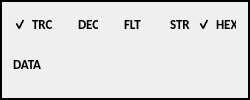
               <widget class="QFrame" name="frame_4">
                <property name="maximumSize">
                 <size>
                  <width>250</width>
                  <height>800</height>
                 </size>
                </property>
                <property name="font">
                 <font>
                  <family>Calibri</family>
                  <pointsize>10</pointsize>
                 </font>
                </property>
                <property name="frameShape">
                 <enum>QFrame::WinPanel</enum>
                </property>
                <property name="frameShadow">
                 <enum>QFrame::Plain</enum>
                </property>
                <property name="lineWidth">
                 <number>4</number>
                </property>
                <property name="midLineWidth">
                 <number>4</number>
                </property>
                <layout class="QGridLayout" name="gridLayout_6">
                 <item row="0" column="0">
                  <widget class="QCheckBox" name="chk_trace">
                   <property name="sizePolicy">
                    <sizepolicy hsizetype="Preferred" vsizetype="Fixed">
                     <horstretch>0</horstretch>
                     <verstretch>0</verstretch>
                    </sizepolicy>
                   </property>
                   <property name="minimumSize">
                    <size>
                     <width>40</width>
                     <height>0</height>
                    </size>
                   </property>
                   <property name="maximumSize">
                    <size>
                     <width>40</width>
                     <height>16777215</height>
                    </size>
                   </property>
                   <property name="font">
                    <font>
                     <family>Calibri</family>
                     <pointsize>10</pointsize>
                     <weight>75</weight>
                     <bold>true</bold>
                     <stylestrategy>PreferAntialias</stylestrategy>
                    </font>
                   </property>
                   <property name="styleSheet">
                    <string notr="true">background-color:rgba(255,255,255,0);</string>
                   </property>
                   <property name="text">
                    <string>TRC</string>
                   </property>
                   <property name="checked">
                    <bool>true</bool>
                   </property>
                  </widget>
                 </item>
                 <item row="0" column="1">
                  <widget class="QCheckBox" name="chk_dec">
                   <property name="sizePolicy">
                    <sizepolicy hsizetype="Preferred" vsizetype="Fixed">
                     <horstretch>0</horstretch>
                     <verstretch>0</verstretch>
                    </sizepolicy>
                   </property>
                   <property name="minimumSize">
                    <size>
                     <width>40</width>
                     <height>0</height>
                    </size>
                   </property>
                   <property name="maximumSize">
                    <size>
                     <width>40</width>
                     <height>16777215</height>
                    </size>
                   </property>
                   <property name="font">
                    <font>
                     <family>Calibri</family>
                     <pointsize>10</pointsize>
                     <weight>75</weight>
                     <bold>true</bold>
                     <stylestrategy>PreferAntialias</stylestrategy>
                    </font>
                   </property>
                   <property name="styleSheet">
                    <string notr="true">background-color:rgba(255,255,255,0);</string>
                   </property>
                   <property name="text">
                    <string>DEC</string>
                   </property>
                  </widget>
                 </item>
                 <item row="0" column="2">
                  <widget class="QCheckBox" name="chk_flt">
                   <property name="sizePolicy">
                    <sizepolicy hsizetype="Preferred" vsizetype="Fixed">
                     <horstretch>0</horstretch>
                     <verstretch>0</verstretch>
                    </sizepolicy>
                   </property>
                   <property name="minimumSize">
                    <size>
                     <width>40</width>
                     <height>0</height>
                    </size>
                   </property>
                   <property name="maximumSize">
                    <size>
                     <width>40</width>
                     <height>16777215</height>
                    </size>
                   </property>
                   <property name="font">
                    <font>
                     <family>Calibri</family>
                     <pointsize>10</pointsize>
                     <weight>75</weight>
                     <bold>true</bold>
                     <stylestrategy>PreferAntialias</stylestrategy>
                    </font>
                   </property>
                   <property name="styleSheet">
                    <string notr="true">background-color:rgba(255,255,255,0);</string>
                   </property>
                   <property name="text">
                    <string>FLT</string>
                   </property>
                  </widget>
                 </item>
                 <item row="0" column="3">
                  <widget class="QCheckBox" name="chk_str">
                   <property name="sizePolicy">
                    <sizepolicy hsizetype="Preferred" vsizetype="Fixed">
                     <horstretch>0</horstretch>
                     <verstretch>0</verstretch>
                    </sizepolicy>
                   </property>
                   <property name="maximumSize">
                    <size>
                     <width>40</width>
                     <height>16777215</height>
                    </size>
                   </property>
                   <property name="font">
                    <font>
                     <family>Calibri</family>
                     <pointsize>10</pointsize>
                     <weight>75</weight>
                     <bold>true</bold>
                     <stylestrategy>PreferAntialias</stylestrategy>
                    </font>
                   </property>
                   <property name="styleSheet">
                    <string notr="true">background-color:rgba(255,255,255,0);</string>
                   </property>
                   <property name="text">
                    <string>STR</string>
                   </property>
                  </widget>
                 </item>
                 <item row="0" column="4">
                  <widget class="QCheckBox" name="chk_hex">
                   <property name="sizePolicy">
                    <sizepolicy hsizetype="Preferred" vsizetype="Fixed">
                     <horstretch>0</horstretch>
                     <verstretch>0</verstretch>
                    </sizepolicy>
                   </property>
                   <property name="maximumSize">
                    <size>
                     <width>40</width>
                     <height>16777215</height>
                    </size>
                   </property>
                   <property name="font">
                    <font>
                     <family>Calibri</family>
                     <pointsize>10</pointsize>
                     <weight>75</weight>
                     <bold>true</bold>
                     <stylestrategy>PreferAntialias</stylestrategy>
                    </font>
                   </property>
                   <property name="styleSheet">
                    <string notr="true">background-color:rgba(255,255,255,0);</string>
                   </property>
                   <property name="text">
                    <string>HEX</string>
                   </property>
                   <property name="checked">
                    <bool>true</bool>
                   </property>
                  </widget>
                 </item>
                 <item row="1" column="0" colspan="5">
                  <widget class="QLabel" name="lbl_reg">
                   <property name="minimumSize">
                    <size>
                     <width>200</width>
                     <height>0</height>
                    </size>
                   </property>
                   <property name="font">
                    <font>
                     <family>Calibri</family>
                     <pointsize>10</pointsize>
                     <weight>75</weight>
                     <bold>true</bold>
                     <stylestrategy>PreferAntialias</stylestrategy>
                    </font>
                   </property>
                   <property name="styleSheet">
                    <string notr="true">background-color:rgba(0,0,0,0);</string>
                   </property>
                   <property name="text">
                    <string>DATA</string>
                   </property>
                  </widget>
                 </item>
                </layout>
               </widget>
